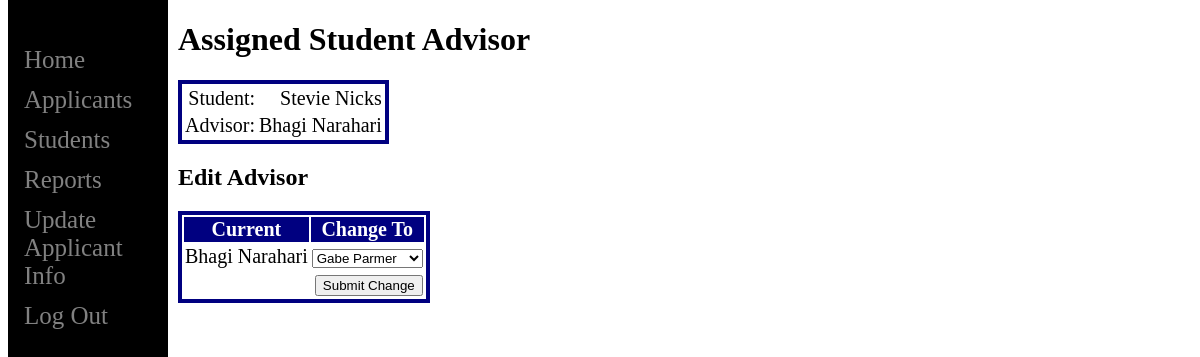
The app's page /grad-secretary/edit-stu.php?id=12345678 with its own data.
### tables this page shows
CREATE TABLE student (
  user_id INT(8) ZEROFILL,
  program INT(1),
  thesis INT(1),
  app_to_grad INT(1),
  form1 INT,
  adv_id INT(8) ZEROFILL,
  fname TINYTEXT,
  lname TINYTEXT,
  email TINYTEXT,
  street TINYTEXT,
  city TINYTEXT,
  state TINYTEXT,
  country TINYTEXT,
  ssn TINYTEXT,
  adv_form INT(1),
  reg_hold INT(1),
  PRIMARY KEY (user_id)
);

CREATE TABLE faculty (
  user_id INT(8) ZEROFILL,
  primary_role INT,
  secondary_role INT,
  third_role INT,
  fname TINYTEXT,
  lname TINYTEXT,
  email TINYTEXT,
  street TINYTEXT,
  city TINYTEXT,
  state TINYTEXT,
  country TINYTEXT,

  PRIMARY KEY (user_id)
);

### grad-secretary/edit-stu.php (the view, shortened to what this page needs)
<?php
	require "header.php";
?>
<main>
<div class="change-tbl">
<h1>Assigned Student Advisor</h1>
<?php
	if(isset($_GET['id'])){
		$user = $_GET['id'];
		$info_query = "SELECT * FROM student WHERE user_id=" . $user;
		$run_info_query = mysqli_query($conn, $info_query);
		echo "<table>";
		while($row = mysqli_fetch_assoc($run_info_query)){
			$tr="<tr><td>Student:</td><td>{$row['fname']} {$row['lname']}</td></tr>";
			$tr .="<tr><td>Advisor:</td>";
			if($row['adv_id'] == NULL){
				$tr .="<td>None Assigned</td></tr>";
			}
			else{
				$adv_query = "SELECT * FROM faculty WHERE user_id=" . $row['adv_id'];
				$run_adv_query = mysqli_query($conn, $adv_query);
				$result = mysqli_fetch_assoc($run_adv_query);
				$tr .= "<td>{$result['fname']} {$result['lname']}</td></tr>";
			}
			echo $tr;
		}
		echo "</table>";
	}
?>
<h2>Edit Advisor</h2>
<form action="" method="post">
<table>
	<tr>
		<th>Current</th>
		<th>Change To</th>
	</tr>
	<?php
		$user_id = $_GET['id'];
		$user_get = "SELECT * FROM student WHERE user_id=" .$user_id;
		$run_user_get = mysqli_query($conn, $user_get);
		$data = mysqli_fetch_assoc($run_user_get);
			if($data['adv_id'] == NULL){
				$rows ="<td>None Assigned</td>";
			}
			else{
				$adv_query = "SELECT * FROM faculty WHERE user_id=" . $data['adv_id'];
				$run_adv_query = mysqli_query($conn, $adv_query);
				$result = mysqli_fetch_assoc($run_adv_query);
				$rows = "<td>{$result['fname']} {$result['lname']}</td>";
			}
		$rows .= "<td><select name='adv'>";
			$advs = "SELECT * FROM faculty WHERE primary_role=3 OR secondary_role=3 OR third_role=3";
			$run_advs = mysqli_query($conn, $advs);
			while($adv_opt = mysqli_fetch_assoc($run_advs)){
				$rows .= "<option value={$adv_opt['user_id']}>{$adv_opt['fname']} {$adv_opt['lname']}</option>\n";
			}
		$rows .= "</select></td></tr>";
		echo $rows;
	?>
<tr>
	<td colspan="2"><button type="submit" name="update-submit">Submit Change</button></td>
</tr>
</table>
</div>
</main>

### grad-secretary/style.css (style rules this page uses)
body { font-family: "verdana"; }
main { margin-left: 160px; padding: 0px 10px; }
.change-tbl h1, p { text-align:left; }
.change-tbl table { height: 25px; width: auto; font-size: 20px; text-align: center; border: 4px solid navy; vertical-align: center; }
.change-tbl td { text-align:right; }
.change-tbl th { text-align:center; color: white; background-color: navy; }

### records on screen
student: fname "Stevie", lname "Nicks", faculty.fname "Bhagi", faculty.lname "Narahari"
faculty: fname "Bhagi", lname "Narahari"

### other values on screen
form field adv "Gabe Parmer"
